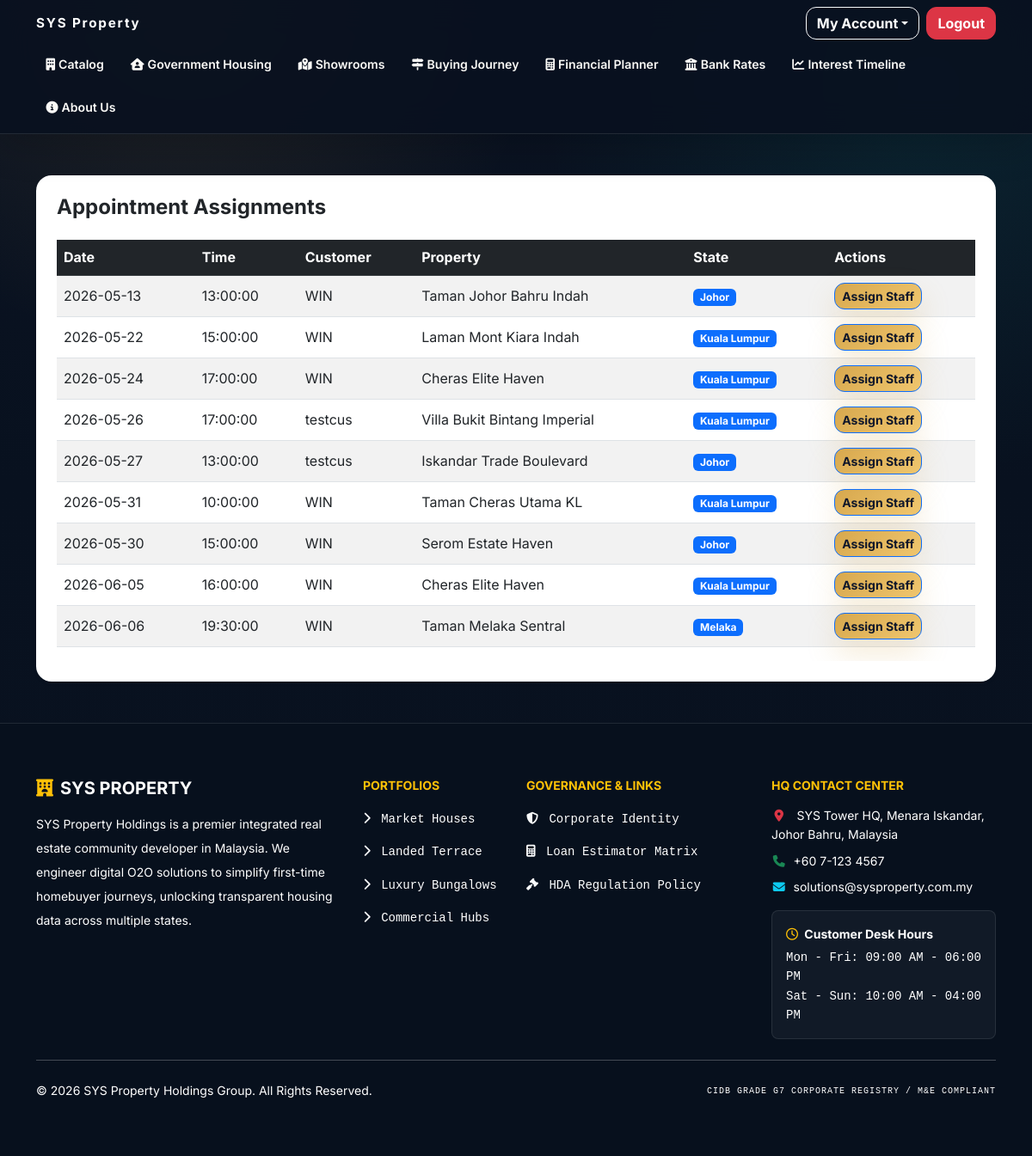
Before: /admin/appointments.php (signed in) with the older database file.
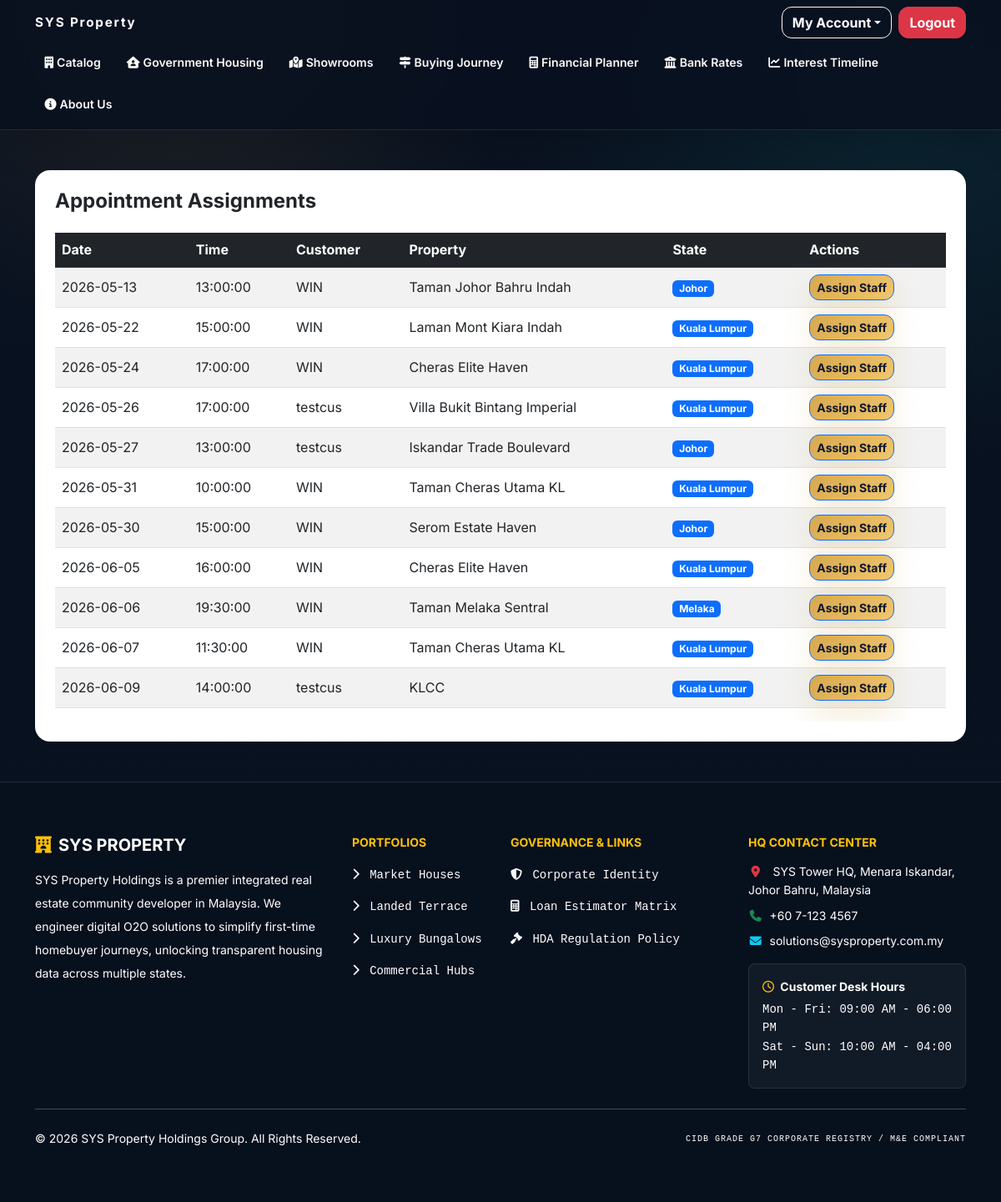
After: the same page with the newer database file.
### tables this page shows
CREATE TABLE `appointments` (
  `appointment_id` int(11) NOT NULL,
  `customer_id` int(11) NOT NULL,
  `property_id` int(11) NOT NULL,
  `assigned_staff_id` int(11) DEFAULT NULL,
  `service_type` enum('SHOWROOM_VIEWING','FINANCIAL_CONSULTATION') NOT NULL,
  `appointment_date` date NOT NULL,
  `appointment_time` time NOT NULL,
  `status` enum('REQUESTED','ASSIGNED','COMPLETED','NO_SHOW','CANCELLED') NOT NULL DEFAULT 'REQUESTED',
  `staff_remarks` text DEFAULT NULL,
  `customer_deleted_at` datetime DEFAULT NULL
);

CREATE TABLE `customers` (
  `customer_id` int(11) NOT NULL,
  `full_name` varchar(255) NOT NULL,
  `phone_number` varchar(20) NOT NULL,
  `marital_status` enum('SINGLE','MARRIED') NOT NULL,
  `dependents_count` int(11) NOT NULL DEFAULT 0,
  `occupation` varchar(150) NOT NULL,
  `monthly_income` decimal(10,2) NOT NULL,
  `profile_image` varchar(255) DEFAULT NULL
);

CREATE TABLE `properties` (
  `property_id` int(11) NOT NULL,
  `property_code` varchar(20) NOT NULL,
  `project_name` varchar(255) NOT NULL,
  `state` varchar(100) NOT NULL,
  `property_type` enum('AFFORDABLE','TERRACE','BUNGALOW','COMMERCIAL','APARTMENT') NOT NULL,
  `price` decimal(12,2) NOT NULL,
  `total_units` int(11) NOT NULL,
  `built_up_sqft` int(11) NOT NULL,
  `income_limit_rm` decimal(10,2) DEFAULT NULL,
  `status` enum('ACTIVE','SOLD_OUT','ARCHIVED') NOT NULL DEFAULT 'ACTIVE',
  `image_filename` varchar(255) NOT NULL,
  `image_search_keyword` varchar(255) NOT NULL,
  `is_affordable` tinyint(1) NOT NULL DEFAULT 0
);

### admin/appointments.php (the view, shortened to what this page needs)
<?php
require_once '../includes/db_connect.php';
$res = $conn->query("SELECT a.appointment_id, a.appointment_date, a.appointment_time, c.full_name, p.project_name, p.state FROM appointments a JOIN customers c ON a.customer_id = c.customer_id JOIN properties p ON a.property_id = p.property_id WHERE a.status = 'REQUESTED'");
include '../includes/header.php';
?>
<div class="container mt-5">
    <div class="card shadow-sm border-0">
        <div class="card-body p-4">
            <h4 class="fw-bold mb-4">Appointment Assignments</h4>
            <div class="table-responsive">
                <table id="assignTable" class="table table-striped table-hover align-middle">
                    <thead class="table-dark">
                        <tr>
                            <th>Date</th>
                            <th>Time</th>
                            <th>Customer</th>
                            <th>Property</th>
                            <th>State</th>
                            <th>Actions</th>
                        </tr>
                    </thead>
                    <tbody>
                        <?php
                        while ($row = $res->fetch_assoc()):
                            $state = $row['state'];
                        ?>
                            <tr>
                                <td><?php echo $row['appointment_date']; ?></td>
                                <td><?php echo $row['appointment_time']; ?></td>
                                <td><?php echo htmlspecialchars($row['full_name']); ?></td>
                                <td><?php echo htmlspecialchars($row['project_name']); ?></td>
                                <td><span class="badge bg-primary"><?php echo htmlspecialchars($state); ?></span></td>
                                <td>
                                    <button class="btn btn-sm btn-primary fw-bold" data-bs-toggle="modal" data-bs-target="#assignModal<?php echo $row['appointment_id']; ?>">Assign Staff</button>
                                </td>
                            </tr>
                        <?php endwhile;?>
                    </tbody>
                </table>
            </div>
        </div>
    </div>
</div>
<?php include '../includes/footer.php';?>

Changed rows visible on the page:
added appointments: appointment_date "2026-06-07", appointment_time "11:30:00", customer.full_name "WIN", property.project_name "Taman Cheras Utama KL", property.state "Kuala Lumpur"
added appointments: appointment_date "2026-06-09", appointment_time "14:00:00", customer.full_name "testcus", property.project_name "KLCC", property.state "Kuala Lumpur"
